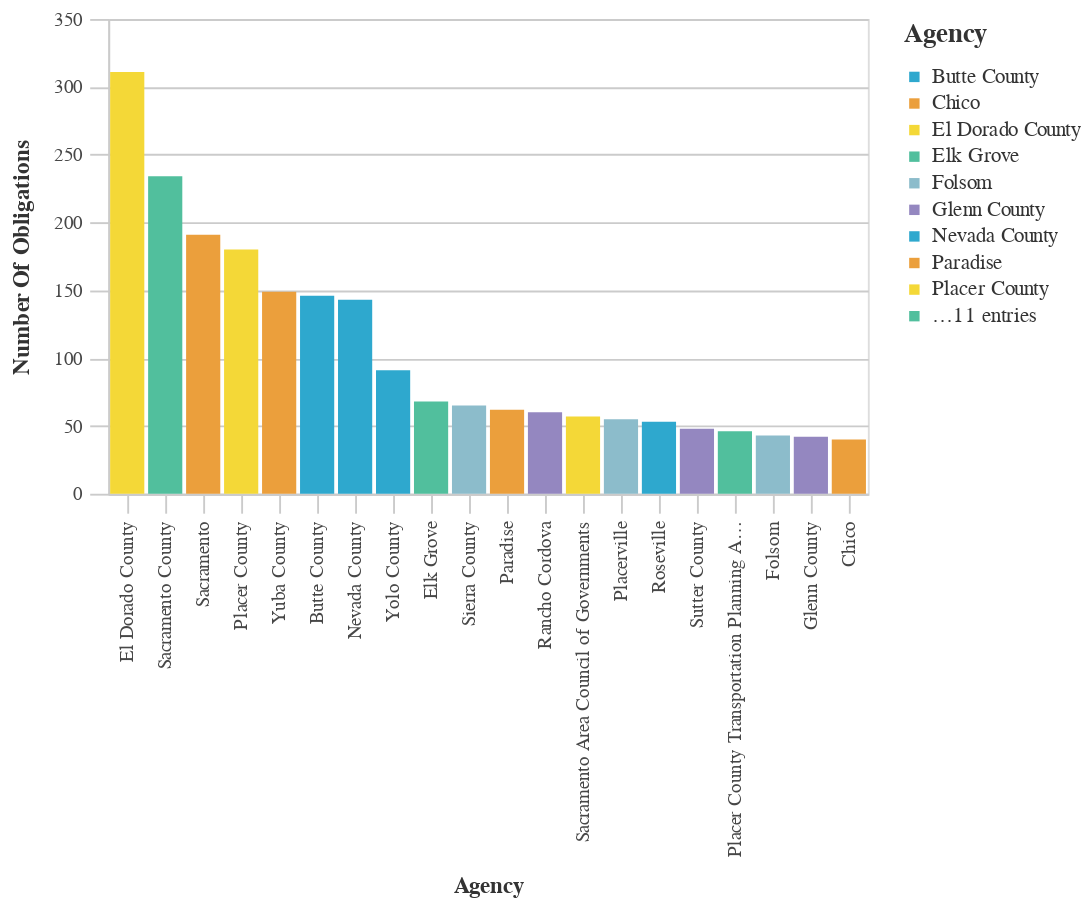

The cell this chart's notebook holds for it:
### Markdown cell above
### Agencies With The Most Obligations

### Code cell
#Bar chart Agencies With The Most Obligations
chart_df = (df_top>>filter(_.variable=='primary_agency_name')).rename(columns={"value":"Agency",
                                 "count":"Number of Obligations"})
chart2 = (_dla_utils.basic_bar_chart_no_save(chart_df, 'Agency', 'Number of Obligations', 'Agency', district))
    

display(chart2)

### Figure 1 — Vega-Lite specification as saved in the notebook (floating-point values rounded to 4 significant figures)
{"config": {"view": {"continuousWidth": 400, "continuousHeight": 300}, "axis": {"domainColor": "#cbcbcb", "grid": true, "gridColor": "#cbcbcb", "gridWidth": 1, "labelColor": "#474747", "labelFont": "Nunito Sans", "labelFontSize": 10, "labelPadding": 4, "tickColor": "#cbcbcb", "tickSize": 10, "titleColor": "#333", "titleFont": "Raleway", "titleFontSize": 12, "titlePadding": 10}, "axisBand": {"grid": false}, "background": "white", "font": "Raleway", "header": {"labelFont": "Nunito Sans", "titleFont": "Raleway"}, "legend": {"labelColor": "#333", "labelFont": "Nunito Sans", "labelFontSize": 11, "labelLimit": 0, "padding": 1, "symbolSize": 30, "symbolType": "square", "titleColor": "#333", "titleFont": "Raleway", "titleFontSize": 14, "titlePadding": 10}, "title": {"anchor": "middle", "font": "Raleway", "fontSize": 18, "fontWeight": 300, "offset": 20}}, "data": {"name": "data-1ac3621dd710874810d5997b84a2d92b"}, "mark": "bar", "encoding": {"color": {"field": "Agency", "legend": {"symbolLimit": 10, "title": "Agency"}, "scale": {"range": ["#2EA8CE", "#EB9F3C", "#F4D837", "#51BF9D", "#8CBCCB", "#9487C0"]}, "type": "nominal"}, "tooltip": [{"field": "Agency", "type": "nominal"}, {"field": "Number of Obligations", "type": "quantitative"}], "x": {"field": "Agency", "sort": "-y", "title": "Agency", "type": "nominal"}, "y": {"field": "Number of Obligations", "title": "Number Of Obligations", "type": "quantitative"}}, "height": 250, "width": 400, "$schema": "https://vega.github.io/schema/vega-lite/v4.17.0.json", "datasets": {"data-1ac3621dd710874810d5997b84a2d92b": [{"Agency": "El Dorado County", "Number of Obligations": 311, "variable": "primary_agency_name"}, {"Agency": "Sacramento County", "Number of Obligations": 234, "variable": "primary_agency_name"}, {"Agency": "Sacramento", "Number of Obligations": 191, "variable": "primary_agency_name"}, {"Agency": "Placer County", "Number of Obligations": 180, "variable": "primary_agency_name"}, {"Agency": "Yuba County", "Number of Obligations": 149, "variable": "primary_agency_name"}, {"Agency": "Butte County", "Number of Obligations": 146, "variable": "primary_agency_name"}, {"Agency": "Nevada County", "Number of Obligations": 143, "variable": "primary_agency_name"}, {"Agency": "Yolo County", "Number of Obligations": 91, "variable": "primary_agency_name"}, {"Agency": "Elk Grove", "Number of Obligations": 68, "variable": "primary_agency_name"}, {"Agency": "Sierra County", "Number of Obligations": 65, "variable": "primary_agency_name"}, {"Agency": "Paradise", "Number of Obligations": 62, "variable": "primary_agency_name"}, {"Agency": "Rancho Cordova", "Number of Obligations": 60, "variable": "primary_agency_name"}, {"Agency": "Sacramento Area Council of Governments", "Number of Obligations": 57, "variable": "primary_agency_name"}, {"Agency": "Placerville", "Number of Obligations": 55, "variable": "primary_agency_name"}, {"Agency": "Roseville", "Number of Obligations": 53, "variable": "primary_agency_name"}, {"Agency": "Sutter County", "Number of Obligations": 48, "variable": "primary_agency_name"}, {"Agency": "Placer County Transportation Planning Agency", "Number of Obligations": 46, "variable": "primary_agency_name"}, {"Agency": "Folsom", "Number of Obligations": 43, "variable": "primary_agency_name"}, {"Agency": "Glenn County", "Number of Obligations": 42, "variable": "primary_agency_name"}, {"Agency": "Chico", "Number of Obligations": 40, "variable": "primary_agency_name"}]}}
